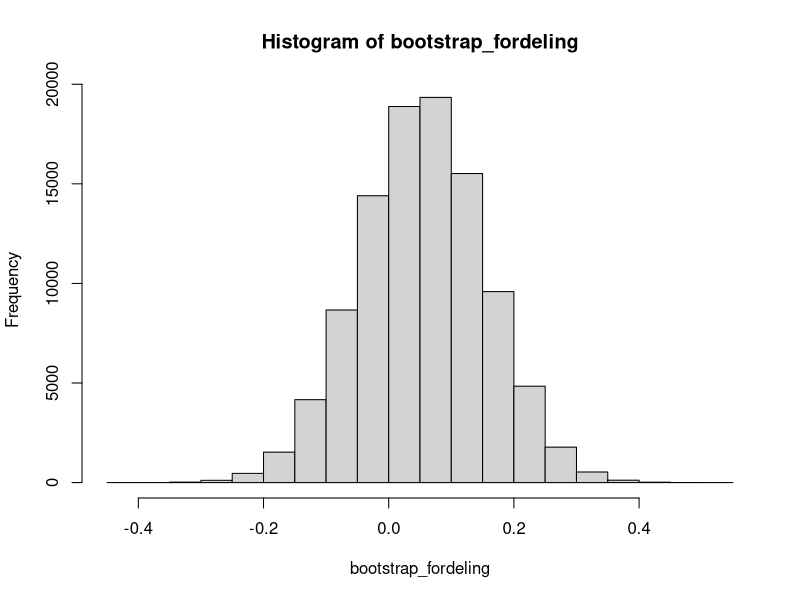

Write the R code that produced this figure.
## ---- chunk 1
data <- rnorm(100, mean = 0, sd = 1) # Tilfældig stikprøve
n <- length(data)
b <- 100000 # Bootstrap repitaioner. Gerne større end 10.000

bootstrap_fordeling <- replicate(b, {
  x <- mean(sample(data, size = n, replace = TRUE))
}) # Bootstrap over middelværdien

SortedData <- sort(bootstrap_fordeling) # Bootstrap-fordelinger sorteret
## ---- chunk 2
KI_niveau <- 0.95 # Konfidensinterval interval
alpha <- 1-KI_niveau # Benyttes til percentilerne

IndexLower <- round(b * alpha/2) # Nedre percentil
IndexUpper <- round(b * (1-alpha/2)) # Øvre percentil

KI_Percentil <- c(Lower = SortedData[IndexLower], Upper = SortedData[IndexUpper]) # Konfidensinterval vha. percentiler

KI_Percentil
## ---- chunk 3
theta_hat <- mean(bootstrap_fordeling)

KI_Basic <- c(Lower = 2*theta_hat-SortedData[IndexUpper], Upper = 2*theta_hat-SortedData[IndexLower])

KI_Basic
## ---- chunk 4
ESF <- sd(bootstrap_fordeling) # /sqrt(n)

bs <- (SortedData[IndexUpper]-theta_hat)/ESF
bss <- 

KI_SF <- c(Lower = theta_hat-1.96*ESF, Upper = theta_hat+1.96*ESF)
KI_SF1 <- c(Lower = theta_hat-ESF*SortedData[IndexUpper], Upper = theta_hat+ESF*SortedData[IndexLower]) # NEJ

KI_SF
KI_SF1 # NEJ
## ---- chunk 5
hist(bootstrap_fordeling)
